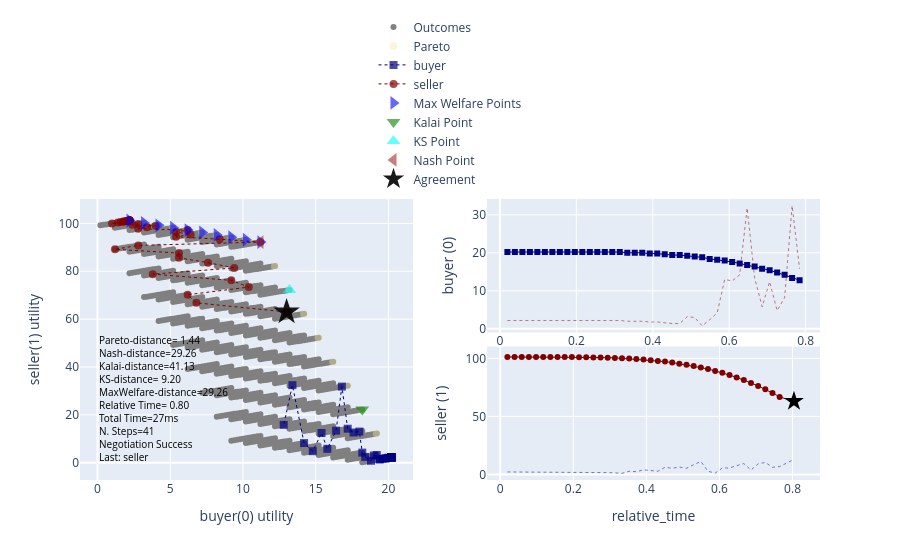

The notebook cell saved with this chart:
### Code cell
session.plot(show_reserved=False)

### Figure 1 — Plotly figure (JSON) as saved in the notebook; plotly's stock layout.template omitted (floating-point values rounded to 4 significant figures; data arrays with more than 128 entries replaced by an {"elided": "..."} marker saying what was removed)
{"data": [{"legendgroup": "group_0", "line": {"color": "rgb(0, 0, 131)", "dash": "solid", "width": 1}, "marker": {"color": ["rgba(0, 0, 131,1.0)", "rgba(0, 0, 131,1.0)", "rgba(0, 0, 131,1.0)", "rgba(0, 0, 131,1.0)", "rgba(0, 0, 131,1.0)", "rgba(0, 0, 131,1.0)", "rgba(0, 0, 131,1.0)", "rgba(0, 0, 131,1.0)", "rgba(0, 0, 131,1.0)", "rgba(0, 0, 131,1.0)", "rgba(0, 0, 131,1.0)", "rgba(0, 0, 131,1.0)", "rgba(0, 0, 131,1.0)", "rgba(0, 0, 131,1.0)", "rgba(0, 0, 131,1.0)", "rgba(0, 0, 131,1.0)", "rgba(0, 0, 131,1.0)", "rgba(0, 0, 131,1.0)", "rgba(0, 0, 131,1.0)", "rgba(0, 0, 131,1.0)", "rgba(0, 0, 131,1.0)", "rgba(0, 0, 131,1.0)", "rgba(0, 0, 131,1.0)", "rgba(0, 0, 131,1.0)", "rgba(0, 0, 131,1.0)", "rgba(0, 0, 131,1.0)", "rgba(0, 0, 131,1.0)", "rgba(0, 0, 131,1.0)", "rgba(0, 0, 131,1.0)", "rgba(0, 0, 131,1.0)", "rgba(0, 0, 131,1.0)", "rgba(0, 0, 131,1.0)", "rgba(0, 0, 131,1.0)", "rgba(0, 0, 131,1.0)", "rgba(0, 0, 131,1.0)", "rgba(0, 0, 131,1.0)", "rgba(0, 0, 131,1.0)", "rgba(0, 0, 131,1.0)", "rgba(0, 0, 131,1.0)", "rgba(0, 0, 131,1.0)"], "size": 6, "symbol": "square"}, "mode": "lines+markers", "name": "buyer", "showlegend": false, "type": "scatter", "x": [0.01961, 0.03922, 0.05882, 0.07843, 0.09804, 0.1176, 0.1373, 0.1569, 0.1765, 0.1961, 0.2157, 0.2353, 0.2549, 0.2745, 0.2941, 0.3137, 0.3333, 0.3529, 0.3725, 0.3922, 0.4118, 0.4314, 0.451, 0.4706, 0.4902, 0.5098, 0.5294, 0.549, 0.5686, 0.5882, 0.6078, 0.6275, 0.6471, 0.6667, 0.6863, 0.7059, 0.7255, 0.7451, 0.7647, 0.7843], "xaxis": "x2", "y": [20.2, 20.2, 20.2, 20.2, 20.2, 20.2, 20.2, 20.2, 20.2, 20.2, 20.2, 20.2, 20.2, 20.2, 20.2, 20.2, 20, 20, 20, 19.8, 19.8, 19.6, 19.4, 19.4, 19.2, 19, 18.8, 18.4, 18.2, 18, 17.6, 17.2, 16.8, 16.4, 15.8, 15.4, 14.8, 14.2, 13.4, 12.8], "yaxis": "y2"}, {"legendgroup": "group_1", "line": {"color": "rgb(128, 0, 0)", "dash": "dot", "width": 0.5}, "marker": {"color": ["rgba(128, 0, 0,1.0)", "rgba(128, 0, 0,1.0)", "rgba(128, 0, 0,1.0)", "rgba(128, 0, 0,1.0)", "rgba(128, 0, 0,1.0)", "rgba(128, 0, 0,1.0)", "rgba(128, 0, 0,1.0)", "rgba(128, 0, 0,1.0)", "rgba(128, 0, 0,1.0)", "rgba(128, 0, 0,1.0)", "rgba(128, 0, 0,1.0)", "rgba(128, 0, 0,1.0)", "rgba(128, 0, 0,1.0)", "rgba(128, 0, 0,1.0)", "rgba(128, 0, 0,1.0)", "rgba(128, 0, 0,1.0)", "rgba(128, 0, 0,1.0)", "rgba(128, 0, 0,1.0)", "rgba(128, 0, 0,1.0)", "rgba(128, 0, 0,1.0)", "rgba(128, 0, 0,1.0)", "rgba(128, 0, 0,1.0)", "rgba(128, 0, 0,1.0)", "rgba(128, 0, 0,1.0)", "rgba(128, 0, 0,1.0)", "rgba(128, 0, 0,1.0)", "rgba(128, 0, 0,1.0)", "rgba(128, 0, 0,1.0)", "rgba(128, 0, 0,1.0)", "rgba(128, 0, 0,1.0)", "rgba(128, 0, 0,1.0)", "rgba(128, 0, 0,1.0)", "rgba(128, 0, 0,1.0)", "rgba(128, 0, 0,1.0)", "rgba(128, 0, 0,1.0)", "rgba(128, 0, 0,1.0)", "rgba(128, 0, 0,1.0)", "rgba(128, 0, 0,1.0)", "rgba(128, 0, 0,1.0)", "rgba(128, 0, 0,1.0)"], "size": 6, "symbol": "circle"}, "mode": "lines", "name": "seller", "showlegend": false, "type": "scatter", "x": [0.01961, 0.03922, 0.05882, 0.07843, 0.09804, 0.1176, 0.1373, 0.1569, 0.1765, 0.1961, 0.2157, 0.2353, 0.2549, 0.2745, 0.2941, 0.3137, 0.3333, 0.3529, 0.3725, 0.3922, 0.4118, 0.4314, 0.451, 0.4706, 0.4902, 0.5098, 0.5294, 0.549, 0.5686, 0.5882, 0.6078, 0.6275, 0.6471, 0.6667, 0.6863, 0.7059, 0.7255, 0.7451, 0.7647, 0.7843], "xaxis": "x2", "y": [2.2, 2.2, 2.2, 2.2, 2.2, 2.2, 2.2, 2.2, 2.2, 2.2, 2.2, 2.2, 2.2, 2.2, 2.2, 2.2, 2, 2, 2, 1.8, 1.8, 1.6, 1.4, 1.4, 3.2, 3, 0.8, 2.4, 4.2, 13, 12.6, 14.2, 31.8, 13.4, 5.8, 12.4, 4.8, 8.2, 32.4, 15.8], "yaxis": "y2"}, {"legendgroup": "group_0", "line": {"color": "rgb(0, 0, 131)", "dash": "dot", "width": 0.5}, "marker": {"color": ["rgba(0, 0, 131,1.0)", "rgba(0, 0, 131,1.0)", "rgba(0, 0, 131,1.0)", "rgba(0, 0, 131,1.0)", "rgba(0, 0, 131,1.0)", "rgba(0, 0, 131,1.0)", "rgba(0, 0, 131,1.0)", "rgba(0, 0, 131,1.0)", "rgba(0, 0, 131,1.0)", "rgba(0, 0, 131,1.0)", "rgba(0, 0, 131,1.0)", "rgba(0, 0, 131,1.0)", "rgba(0, 0, 131,1.0)", "rgba(0, 0, 131,1.0)", "rgba(0, 0, 131,1.0)", "rgba(0, 0, 131,1.0)", "rgba(0, 0, 131,1.0)", "rgba(0, 0, 131,1.0)", "rgba(0, 0, 131,1.0)", "rgba(0, 0, 131,1.0)", "rgba(0, 0, 131,1.0)", "rgba(0, 0, 131,1.0)", "rgba(0, 0, 131,1.0)", "rgba(0, 0, 131,1.0)", "rgba(0, 0, 131,1.0)", "rgba(0, 0, 131,1.0)", "rgba(0, 0, 131,1.0)", "rgba(0, 0, 131,1.0)", "rgba(0, 0, 131,1.0)", "rgba(0, 0, 131,1.0)", "rgba(0, 0, 131,1.0)", "rgba(0, 0, 131,1.0)", "rgba(0, 0, 131,1.0)", "rgba(0, 0, 131,1.0)", "rgba(0, 0, 131,1.0)", "rgba(0, 0, 131,1.0)", "rgba(0, 0, 131,1.0)", "rgba(0, 0, 131,1.0)", "rgba(0, 0, 131,1.0)", "rgba(0, 0, 131,1.0)"], "size": 6, "symbol": "square"}, "mode": "lines", "name": "buyer", "showlegend": false, "type": "scatter", "x": [0.01961, 0.03922, 0.05882, 0.07843, 0.09804, 0.1176, 0.1373, 0.1569, 0.1765, 0.1961, 0.2157, 0.2353, 0.2549, 0.2745, 0.2941, 0.3137, 0.3333, 0.3529, 0.3725, 0.3922, 0.4118, 0.4314, 0.451, 0.4706, 0.4902, 0.5098, 0.5294, 0.549, 0.5686, 0.5882, 0.6078, 0.6275, 0.6471, 0.6667, 0.6863, 0.7059, 0.7255, 0.7451, 0.7647, 0.8039], "xaxis": "x3", "y": [2.2, 2.2, 2.2, 2.2, 2.2, 2.2, 2.2, 2.2, 2.2, 2.2, 2, 2, 1.8, 1.8, 1.6, 1.4, 1, 2.8, 2.4, 4, 3.4, 2.8, 6.2, 5.4, 6.4, 5.4, 8.4, 11.2, 2.8, 1.2, 5.6, 5.6, 7.6, 9.4, 3.8, 9.2, 10.4, 6.2, 6.8, 13], "yaxis": "y3"}, {"legendgroup": "group_1", "line": {"color": "rgb(128, 0, 0)", "dash": "solid", "width": 1}, "marker": {"color": ["rgba(128, 0, 0,1.0)", "rgba(128, 0, 0,1.0)", "rgba(128, 0, 0,1.0)", "rgba(128, 0, 0,1.0)", "rgba(128, 0, 0,1.0)", "rgba(128, 0, 0,1.0)", "rgba(128, 0, 0,1.0)", "rgba(128, 0, 0,1.0)", "rgba(128, 0, 0,1.0)", "rgba(128, 0, 0,1.0)", "rgba(128, 0, 0,1.0)", "rgba(128, 0, 0,1.0)", "rgba(128, 0, 0,1.0)", "rgba(128, 0, 0,1.0)", "rgba(128, 0, 0,1.0)", "rgba(128, 0, 0,1.0)", "rgba(128, 0, 0,1.0)", "rgba(128, 0, 0,1.0)", "rgba(128, 0, 0,1.0)", "rgba(128, 0, 0,1.0)", "rgba(128, 0, 0,1.0)", "rgba(128, 0, 0,1.0)", "rgba(128, 0, 0,1.0)", "rgba(128, 0, 0,1.0)", "rgba(128, 0, 0,1.0)", "rgba(128, 0, 0,1.0)", "rgba(128, 0, 0,1.0)", "rgba(128, 0, 0,1.0)", "rgba(128, 0, 0,1.0)", "rgba(128, 0, 0,1.0)", "rgba(128, 0, 0,1.0)", "rgba(128, 0, 0,1.0)", "rgba(128, 0, 0,1.0)", "rgba(128, 0, 0,1.0)", "rgba(128, 0, 0,1.0)", "rgba(128, 0, 0,1.0)", "rgba(128, 0, 0,1.0)", "rgba(128, 0, 0,1.0)", "rgba(128, 0, 0,1.0)", "rgba(128, 0, 0,1.0)"], "size": 6, "symbol": "circle"}, "mode": "lines+markers", "name": "seller", "showlegend": false, "type": "scatter", "x": [0.01961, 0.03922, 0.05882, 0.07843, 0.09804, 0.1176, 0.1373, 0.1569, 0.1765, 0.1961, 0.2157, 0.2353, 0.2549, 0.2745, 0.2941, 0.3137, 0.3333, 0.3529, 0.3725, 0.3922, 0.4118, 0.4314, 0.451, 0.4706, 0.4902, 0.5098, 0.5294, 0.549, 0.5686, 0.5882, 0.6078, 0.6275, 0.6471, 0.6667, 0.6863, 0.7059, 0.7255, 0.7451, 0.7647, 0.8039], "xaxis": "x3", "y": [101.2, 101.2, 101.2, 101.2, 101.2, 101.2, 101.2, 101.2, 101.2, 101.2, 101, 101, 100.8, 100.8, 100.6, 100.4, 100, 99.8, 99.4, 99, 98.4, 97.8, 97.2, 96.4, 95.4, 94.4, 93.4, 92.2, 90.8, 89.2, 87.6, 85.6, 83.6, 81.4, 78.8, 76.2, 73.4, 70.2, 66.8, 63], "yaxis": "y3"}, {"marker": {"color": "black", "size": 15, "symbol": "star"}, "mode": "markers", "showlegend": false, "type": "scatter", "x": [0.8039], "xaxis": "x3", "y": [63], "yaxis": "y3"}, {"marker": {"color": "gray", "size": 6, "symbol": "circle"}, "mode": "markers", "name": "Outcomes", "showlegend": true, "type": "scatter", "x": {"elided": "1100 float values"}, "xaxis": "x", "y": {"elided": "1100 float values"}, "yaxis": "y"}, {"marker": {"color": "rgb(238,232,170)", "opacity": 0.4, "size": 8, "symbol": "circle"}, "mode": "markers", "name": "Pareto", "showlegend": true, "type": "scatter", "x": [5.2, 2.2, 3.2, 10.2, 9.2, 6.2, 4.2, 11.2, 7.2, 8.2, 12.2, 13.2, 14.2, 15.2, 16.2, 17.2, 18.2, 19.2, 20.2], "xaxis": "x", "y": [98.2, 101.2, 100.2, 93.2, 94.2, 97.2, 99.2, 92.2, 96.2, 95.2, 82.2, 72.2, 62.2, 52.2, 42.2, 32.2, 22.2, 12.2, 2.2], "yaxis": "y"}, {"line": {"color": "rgb(0, 0, 131)", "dash": "dot", "width": 1}, "marker": {"color": ["rgba(0, 0, 131,0.7)", "rgba(0, 0, 131,0.7)", "rgba(0, 0, 131,0.7)", "rgba(0, 0, 131,0.7)", "rgba(0, 0, 131,0.7)", "rgba(0, 0, 131,0.7)", "rgba(0, 0, 131,0.7)", "rgba(0, 0, 131,0.7)", "rgba(0, 0, 131,0.7)", "rgba(0, 0, 131,0.7)", "rgba(0, 0, 131,0.7)", "rgba(0, 0, 131,0.7)", "rgba(0, 0, 131,0.7)", "rgba(0, 0, 131,0.7)", "rgba(0, 0, 131,0.7)", "rgba(0, 0, 131,0.7)", "rgba(0, 0, 131,0.7)", "rgba(0, 0, 131,0.7)", "rgba(0, 0, 131,0.7)", "rgba(0, 0, 131,0.7)", "rgba(0, 0, 131,0.7)", "rgba(0, 0, 131,0.7)", "rgba(0, 0, 131,0.7)", "rgba(0, 0, 131,0.7)", "rgba(0, 0, 131,0.7)", "rgba(0, 0, 131,0.7)", "rgba(0, 0, 131,0.7)", "rgba(0, 0, 131,0.7)", "rgba(0, 0, 131,0.7)", "rgba(0, 0, 131,0.7)", "rgba(0, 0, 131,0.7)", "rgba(0, 0, 131,0.7)", "rgba(0, 0, 131,0.7)", "rgba(0, 0, 131,0.7)", "rgba(0, 0, 131,0.7)", "rgba(0, 0, 131,0.7)", "rgba(0, 0, 131,0.7)", "rgba(0, 0, 131,0.7)", "rgba(0, 0, 131,0.7)", "rgba(0, 0, 131,0.7)"], "size": 8, "symbol": "square"}, "mode": "lines+markers", "name": "buyer", "showlegend": true, "type": "scatter", "x": [20.2, 20.2, 20.2, 20.2, 20.2, 20.2, 20.2, 20.2, 20.2, 20.2, 20.2, 20.2, 20.2, 20.2, 20.2, 20.2, 20, 20, 20, 19.8, 19.8, 19.6, 19.4, 19.4, 19.2, 19, 18.8, 18.4, 18.2, 18, 17.6, 17.2, 16.8, 16.4, 15.8, 15.4, 14.8, 14.2, 13.4, 12.8], "xaxis": "x", "y": [2.2, 2.2, 2.2, 2.2, 2.2, 2.2, 2.2, 2.2, 2.2, 2.2, 2.2, 2.2, 2.2, 2.2, 2.2, 2.2, 2, 2, 2, 1.8, 1.8, 1.6, 1.4, 1.4, 3.2, 3, 0.8, 2.4, 4.2, 13, 12.6, 14.2, 31.8, 13.4, 5.8, 12.4, 4.8, 8.2, 32.4, 15.8], "yaxis": "y"}, {"line": {"color": "rgb(128, 0, 0)", "dash": "dot", "width": 1}, "marker": {"color": ["rgba(128, 0, 0,0.7)", "rgba(128, 0, 0,0.7)", "rgba(128, 0, 0,0.7)", "rgba(128, 0, 0,0.7)", "rgba(128, 0, 0,0.7)", "rgba(128, 0, 0,0.7)", "rgba(128, 0, 0,0.7)", "rgba(128, 0, 0,0.7)", "rgba(128, 0, 0,0.7)", "rgba(128, 0, 0,0.7)", "rgba(128, 0, 0,0.7)", "rgba(128, 0, 0,0.7)", "rgba(128, 0, 0,0.7)", "rgba(128, 0, 0,0.7)", "rgba(128, 0, 0,0.7)", "rgba(128, 0, 0,0.7)", "rgba(128, 0, 0,0.7)", "rgba(128, 0, 0,0.7)", "rgba(128, 0, 0,0.7)", "rgba(128, 0, 0,0.7)", "rgba(128, 0, 0,0.7)", "rgba(128, 0, 0,0.7)", "rgba(128, 0, 0,0.7)", "rgba(128, 0, 0,0.7)", "rgba(128, 0, 0,0.7)", "rgba(128, 0, 0,0.7)", "rgba(128, 0, 0,0.7)", "rgba(128, 0, 0,0.7)", "rgba(128, 0, 0,0.7)", "rgba(128, 0, 0,0.7)", "rgba(128, 0, 0,0.7)", "rgba(128, 0, 0,0.7)", "rgba(128, 0, 0,0.7)", "rgba(128, 0, 0,0.7)", "rgba(128, 0, 0,0.7)", "rgba(128, 0, 0,0.7)", "rgba(128, 0, 0,0.7)", "rgba(128, 0, 0,0.7)", "rgba(128, 0, 0,0.7)", "rgba(128, 0, 0,0.7)"], "size": 8, "symbol": "circle"}, "mode": "lines+markers", "name": "seller", "showlegend": true, "type": "scatter", "x": [2.2, 2.2, 2.2, 2.2, 2.2, 2.2, 2.2, 2.2, 2.2, 2.2, 2, 2, 1.8, 1.8, 1.6, 1.4, 1, 2.8, 2.4, 4, 3.4, 2.8, 6.2, 5.4, 6.4, 5.4, 8.4, 11.2, 2.8, 1.2, 5.6, 5.6, 7.6, 9.4, 3.8, 9.2, 10.4, 6.2, 6.8, 13], "xaxis": "x", "y": [101.2, 101.2, 101.2, 101.2, 101.2, 101.2, 101.2, 101.2, 101.2, 101.2, 101, 101, 100.8, 100.8, 100.6, 100.4, 100, 99.8, 99.4, 99, 98.4, 97.8, 97.2, 96.4, 95.4, 94.4, 93.4, 92.2, 90.8, 89.2, 87.6, 85.6, 83.6, 81.4, 78.8, 76.2, 73.4, 70.2, 66.8, 63], "yaxis": "y"}, {"marker": {"color": "blue", "opacity": 0.6, "size": 12, "symbol": "triangle-right"}, "mode": "markers", "name": "Max Welfare Points", "showlegend": true, "textposition": "top right", "type": "scatter", "x": [5.2, 2.2, 3.2, 10.2, 9.2, 6.2, 4.2, 11.2, 7.2, 8.2], "xaxis": "x", "y": [98.2, 101.2, 100.2, 93.2, 94.2, 97.2, 99.2, 92.2, 96.2, 95.2], "yaxis": "y"}, {"marker": {"color": "green", "opacity": 0.6, "size": 12, "symbol": "triangle-down"}, "mode": "markers", "name": "Kalai Point", "showlegend": true, "textposition": "top right", "type": "scatter", "x": [18.2], "xaxis": "x", "y": [22.2], "yaxis": "y"}, {"marker": {"color": "cyan", "opacity": 0.6, "size": 12, "symbol": "triangle-up"}, "mode": "markers", "name": "KS Point", "showlegend": true, "textposition": "top right", "type": "scatter", "x": [13.2], "xaxis": "x", "y": [72.2], "yaxis": "y"}, {"marker": {"color": "brown", "opacity": 0.6, "size": 12, "symbol": "triangle-left"}, "mode": "markers", "name": "Nash Point", "showlegend": true, "textposition": "top right", "type": "scatter", "x": [11.2], "xaxis": "x", "y": [92.2], "yaxis": "y"}, {"marker": {"color": "black", "opacity": 0.9, "size": 20, "symbol": "star"}, "mode": "markers", "name": "Agreement", "showlegend": true, "textposition": "top right", "type": "scatter", "x": [13], "xaxis": "x", "y": [63], "yaxis": "y"}], "layout": {"annotations": [{"align": "left", "font": {"color": "black", "size": 10}, "showarrow": false, "text": "Pareto-distance= 1.44<br>Nash-distance=29.26<br>Kalai-distance=41.13<br>KS-distance= 9.20<br>MaxWelfare-distance=29.26<br>Relative Time= 0.80<br>Total Time=27ms<br>N. Steps=41<br>Negotiation Success<br>Last: seller", "x": 0.05, "xanchor": "left", "xref": "x domain", "y": 0.05, "yanchor": "bottom", "yref": "y domain"}], "autosize": true, "legend": {"orientation": "h", "x": 0.5, "xanchor": "center", "y": 1.02, "yanchor": "bottom"}, "showlegend": true, "xaxis": {"anchor": "y", "domain": [0, 0.45], "title": {"text": "buyer(0) utility"}}, "xaxis2": {"anchor": "y2", "domain": [0.55, 1]}, "xaxis3": {"anchor": "y3", "domain": [0.55, 1], "title": {"text": "relative_time"}}, "yaxis": {"anchor": "x", "domain": [0, 1], "title": {"text": "seller(1) utility"}}, "yaxis2": {"anchor": "x2", "domain": [0.525, 1], "title": {"text": "buyer (0)"}}, "yaxis3": {"anchor": "x3", "domain": [0, 0.475], "title": {"text": "seller (1)"}}}}
